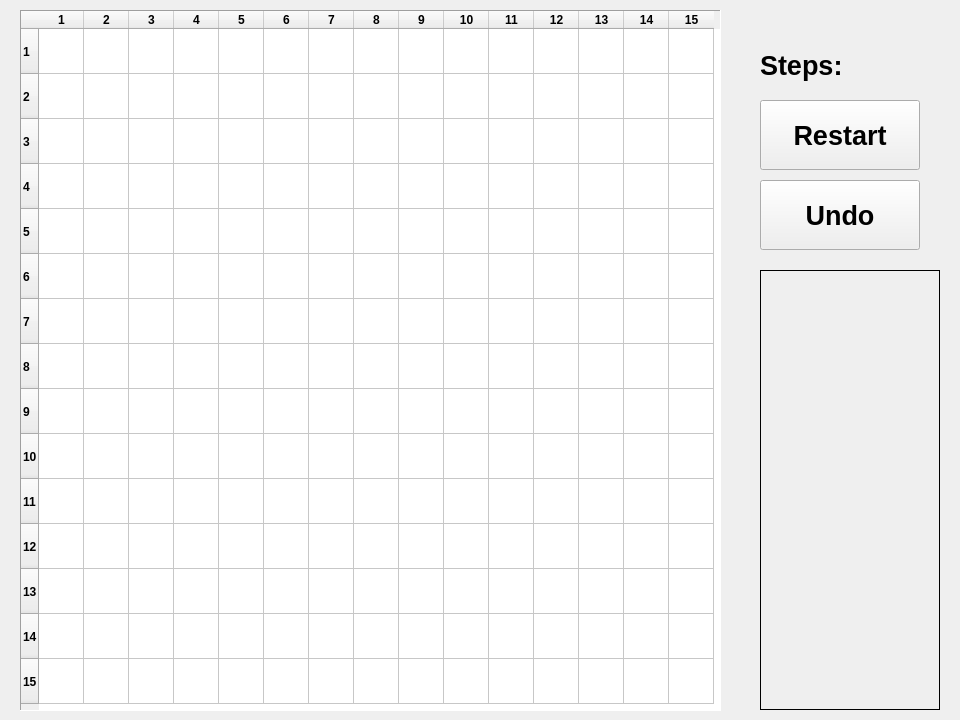
<?xml version="1.0" encoding="UTF-8"?>
<ui version="4.0">
 <class>Window</class>
 <widget class="QWidget" name="Window">
  <property name="geometry">
   <rect>
    <x>0</x>
    <y>0</y>
    <width>960</width>
    <height>720</height>
   </rect>
  </property>
  <property name="windowTitle">
   <string>Gobang</string>
  </property>
  <widget class="QTableWidget" name="m_board">
   <property name="geometry">
    <rect>
     <x>20</x>
     <y>10</y>
     <width>701</width>
     <height>701</height>
    </rect>
   </property>
   <property name="sizePolicy">
    <sizepolicy hsizetype="Fixed" vsizetype="Fixed">
     <horstretch>0</horstretch>
     <verstretch>0</verstretch>
    </sizepolicy>
   </property>
   <property name="palette">
    <palette>
     <active>
      <colorrole role="Base">
       <brush brushstyle="SolidPattern">
        <color alpha="255">
         <red>255</red>
         <green>200</green>
         <blue>0</blue>
        </color>
       </brush>
      </colorrole>
     </active>
     <inactive>
      <colorrole role="Base">
       <brush brushstyle="SolidPattern">
        <color alpha="255">
         <red>255</red>
         <green>255</green>
         <blue>255</blue>
        </color>
       </brush>
      </colorrole>
     </inactive>
     <disabled>
      <colorrole role="Base">
       <brush brushstyle="SolidPattern">
        <color alpha="255">
         <red>240</red>
         <green>240</green>
         <blue>240</blue>
        </color>
       </brush>
      </colorrole>
     </disabled>
    </palette>
   </property>
   <property name="font">
    <font>
     <bold>true</bold>
    </font>
   </property>
   <property name="cursor" stdset="0">
    <cursorShape>OpenHandCursor</cursorShape>
   </property>
   <property name="frameShape">
    <enum>QFrame::Panel</enum>
   </property>
   <property name="frameShadow">
    <enum>QFrame::Sunken</enum>
   </property>
   <property name="verticalScrollBarPolicy">
    <enum>Qt::ScrollBarAlwaysOff</enum>
   </property>
   <property name="horizontalScrollBarPolicy">
    <enum>Qt::ScrollBarAlwaysOff</enum>
   </property>
   <property name="autoScroll">
    <bool>false</bool>
   </property>
   <property name="autoScrollMargin">
    <number>0</number>
   </property>
   <property name="editTriggers">
    <set>QAbstractItemView::NoEditTriggers</set>
   </property>
   <property name="tabKeyNavigation">
    <bool>false</bool>
   </property>
   <property name="showDropIndicator" stdset="0">
    <bool>false</bool>
   </property>
   <property name="dragDropOverwriteMode">
    <bool>false</bool>
   </property>
   <property name="selectionMode">
    <enum>QAbstractItemView::SingleSelection</enum>
   </property>
   <property name="iconSize">
    <size>
     <width>45</width>
     <height>45</height>
    </size>
   </property>
   <property name="textElideMode">
    <enum>Qt::ElideNone</enum>
   </property>
   <property name="showGrid">
    <bool>true</bool>
   </property>
   <property name="gridStyle">
    <enum>Qt::SolidLine</enum>
   </property>
   <property name="wordWrap">
    <bool>false</bool>
   </property>
   <property name="cornerButtonEnabled">
    <bool>false</bool>
   </property>
   <property name="rowCount">
    <number>15</number>
   </property>
   <property name="columnCount">
    <number>15</number>
   </property>
   <attribute name="horizontalHeaderVisible">
    <bool>true</bool>
   </attribute>
   <attribute name="horizontalHeaderMinimumSectionSize">
    <number>45</number>
   </attribute>
   <attribute name="horizontalHeaderDefaultSectionSize">
    <number>45</number>
   </attribute>
   <attribute name="verticalHeaderMinimumSectionSize">
    <number>45</number>
   </attribute>
   <attribute name="verticalHeaderDefaultSectionSize">
    <number>45</number>
   </attribute>
   <row/>
   <row/>
   <row/>
   <row/>
   <row/>
   <row/>
   <row/>
   <row/>
   <row/>
   <row/>
   <row/>
   <row/>
   <row/>
   <row/>
   <row/>
   <column/>
   <column/>
   <column/>
   <column/>
   <column/>
   <column/>
   <column/>
   <column/>
   <column/>
   <column/>
   <column/>
   <column/>
   <column/>
   <column/>
   <column/>
  </widget>
  <widget class="QPushButton" name="m_btnRestart">
   <property name="geometry">
    <rect>
     <x>760</x>
     <y>100</y>
     <width>160</width>
     <height>70</height>
    </rect>
   </property>
   <property name="font">
    <font>
     <pointsize>20</pointsize>
     <bold>true</bold>
    </font>
   </property>
   <property name="text">
    <string>Restart</string>
   </property>
  </widget>
  <widget class="QLabel" name="label1">
   <property name="geometry">
    <rect>
     <x>760</x>
     <y>40</y>
     <width>100</width>
     <height>50</height>
    </rect>
   </property>
   <property name="font">
    <font>
     <pointsize>20</pointsize>
     <bold>true</bold>
    </font>
   </property>
   <property name="text">
    <string>Steps:</string>
   </property>
  </widget>
  <widget class="QLabel" name="m_labelSteps">
   <property name="geometry">
    <rect>
     <x>870</x>
     <y>40</y>
     <width>50</width>
     <height>50</height>
    </rect>
   </property>
   <property name="font">
    <font>
     <pointsize>20</pointsize>
     <bold>true</bold>
    </font>
   </property>
   <property name="text">
    <string/>
   </property>
  </widget>
  <widget class="QPushButton" name="m_btnUndo">
   <property name="geometry">
    <rect>
     <x>760</x>
     <y>180</y>
     <width>160</width>
     <height>70</height>
    </rect>
   </property>
   <property name="font">
    <font>
     <pointsize>20</pointsize>
     <bold>true</bold>
    </font>
   </property>
   <property name="text">
    <string>Undo</string>
   </property>
  </widget>
  <widget class="QScrollArea" name="m_scrollArea">
   <property name="geometry">
    <rect>
     <x>760</x>
     <y>270</y>
     <width>180</width>
     <height>440</height>
    </rect>
   </property>
   <property name="frameShape">
    <enum>QFrame::Box</enum>
   </property>
   <property name="frameShadow">
    <enum>QFrame::Plain</enum>
   </property>
   <property name="widgetResizable">
    <bool>true</bool>
   </property>
   <widget class="QLabel" name="m_info">
    <property name="font">
     <font>
      <pointsize>12</pointsize>
     </font>
    </property>
    <property name="textFormat">
     <enum>Qt::PlainText</enum>
    </property>
    <property name="alignment">
     <set>Qt::AlignLeading|Qt::AlignLeft|Qt::AlignTop</set>
    </property>
    <property name="textInteractionFlags">
     <set>Qt::TextSelectableByMouse</set>
    </property>
   </widget>
  </widget>
 </widget>
 <resources/>
 <connections>
  <connection>
   <sender>m_board</sender>
   <signal>cellClicked(int,int)</signal>
   <receiver>Window</receiver>
   <slot>onBoardItemClicked(int,int)</slot>
   <hints>
    <hint type="sourcelabel">
     <x>395</x>
     <y>385</y>
    </hint>
    <hint type="destinationlabel">
     <x>639</x>
     <y>399</y>
    </hint>
   </hints>
  </connection>
  <connection>
   <sender>m_btnRestart</sender>
   <signal>clicked()</signal>
   <receiver>Window</receiver>
   <slot>onBtnRestart()</slot>
   <hints>
    <hint type="sourcelabel">
     <x>850</x>
     <y>55</y>
    </hint>
    <hint type="destinationlabel">
     <x>499</x>
     <y>359</y>
    </hint>
   </hints>
  </connection>
  <connection>
   <sender>m_btnUndo</sender>
   <signal>clicked()</signal>
   <receiver>Window</receiver>
   <slot>onBtnUndo()</slot>
   <hints>
    <hint type="sourcelabel">
     <x>839</x>
     <y>214</y>
    </hint>
    <hint type="destinationlabel">
     <x>499</x>
     <y>359</y>
    </hint>
   </hints>
  </connection>
 </connections>
 <slots>
  <slot>onBoardItemClicked(int,int)</slot>
  <slot>onBtnRestart()</slot>
  <slot>onBtnUndo()</slot>
 </slots>
</ui>
